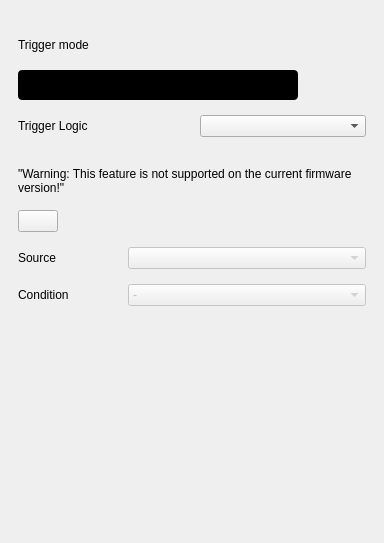
<?xml version="1.0" encoding="UTF-8"?>
<ui version="4.0">
 <class>LogicAnalyzerTriggerMenu</class>
 <widget class="QWidget" name="LogicAnalyzerTriggerMenu">
  <property name="geometry">
   <rect>
    <x>0</x>
    <y>0</y>
    <width>384</width>
    <height>543</height>
   </rect>
  </property>
  <property name="sizePolicy">
   <sizepolicy hsizetype="Preferred" vsizetype="Preferred">
    <horstretch>0</horstretch>
    <verstretch>0</verstretch>
   </sizepolicy>
  </property>
  <property name="windowTitle">
   <string>Form</string>
  </property>
  <layout class="QVBoxLayout" name="verticalLayout">
   <property name="spacing">
    <number>15</number>
   </property>
   <property name="leftMargin">
    <number>18</number>
   </property>
   <property name="topMargin">
    <number>20</number>
   </property>
   <property name="rightMargin">
    <number>18</number>
   </property>
   <property name="bottomMargin">
    <number>9</number>
   </property>
   <item>
    <widget class="scopy::gui::MenuHeader" name="widgetMenuHeader" native="true"/>
   </item>
   <item>
    <layout class="QHBoxLayout" name="hLayout_5">
     <property name="spacing">
      <number>0</number>
     </property>
     <property name="topMargin">
      <number>0</number>
     </property>
     <item>
      <widget class="QLabel" name="lbl_10">
       <property name="sizePolicy">
        <sizepolicy hsizetype="Fixed" vsizetype="Preferred">
         <horstretch>0</horstretch>
         <verstretch>0</verstretch>
        </sizepolicy>
       </property>
       <property name="text">
        <string>Trigger mode</string>
       </property>
      </widget>
     </item>
     <item>
      <spacer name="hSpacer_14">
       <property name="orientation">
        <enum>Qt::Horizontal</enum>
       </property>
       <property name="sizeHint" stdset="0">
        <size>
         <width>40</width>
         <height>20</height>
        </size>
       </property>
      </spacer>
     </item>
    </layout>
   </item>
   <item>
    <widget class="scopy::gui::CustomSwitch" name="btnTriggerMode">
     <property name="styleSheet">
      <string notr="true">QPushButton {
min-height: 30px;
max-height: 30px;
min-width: 280px;
max-width: 280px;
background-color: black;
border-radius: 4px;
}

QPushButton:disabled {
background-color: qlineargradient(spread:pad, x1:0.5, y1:0, x2:0.501, y2:0, stop:0 #727273, stop:1 #141416);
}

QWidget#handle {
min-height: 30px;
max-height: 30px;
min-width: 142px;
max-width: 142px;
background-color: #4a64ff;
border-radius: 2px;
}

QWidget#handle:disabled {
background-color: #aaaaaa;
}

QLabel {
margin-top: 6px;
background-color: transparent;
line-height: 19px;
}

QLabel#on {
margin-top: 0px;
min-height:30px;
max-height:30px;
min-width:140px;
max-width:140px;
qproperty-alignment: AlignCenter AlignCenter;
margin-left: 0px;
color: white;
}

QLabel#on:disabled {
color: rgba(255,255,255,102);
}

QLabel#off {
margin-top: 0px;
min-height:30px;
max-height:30px;
min-width:140px;
max-width:140px;
margin-left: 140px;
color: white;
qproperty-alignment: AlignCenter AlignCenter;
}

QLabel#off:disabled {
color: rgba(255,255,255,51);
}
</string>
     </property>
     <property name="text">
      <string/>
     </property>
     <property name="checkable">
      <bool>true</bool>
     </property>
     <property name="checked">
      <bool>false</bool>
     </property>
     <property name="leftText" stdset="0">
      <string>auto</string>
     </property>
     <property name="rightText" stdset="0">
      <string>normal</string>
     </property>
     <property name="duration" stdset="0">
      <number>100</number>
     </property>
    </widget>
   </item>
   <item>
    <layout class="QGridLayout" name="gridLayout">
     <property name="topMargin">
      <number>0</number>
     </property>
     <property name="spacing">
      <number>15</number>
     </property>
     <item row="0" column="0">
      <widget class="QLabel" name="lbl_11">
       <property name="text">
        <string>Trigger Logic</string>
       </property>
      </widget>
     </item>
     <item row="0" column="1">
      <widget class="QComboBox" name="cmbBoxTriggerLogic"/>
     </item>
    </layout>
   </item>
   <item>
    <widget class="scopy::gui::SubsectionSeparator" name="widgetExternalTriggerSubsSep" native="true"/>
   </item>
   <item>
    <widget class="QWidget" name="externalWidget" native="true">
     <layout class="QVBoxLayout" name="verticalLayout_11">
      <property name="spacing">
       <number>15</number>
      </property>
      <property name="leftMargin">
       <number>0</number>
      </property>
      <property name="topMargin">
       <number>0</number>
      </property>
      <property name="rightMargin">
       <number>0</number>
      </property>
      <property name="bottomMargin">
       <number>0</number>
      </property>
      <item>
       <widget class="QLabel" name="lblWarningFw">
        <property name="sizePolicy">
         <sizepolicy hsizetype="Minimum" vsizetype="Minimum">
          <horstretch>0</horstretch>
          <verstretch>0</verstretch>
         </sizepolicy>
        </property>
        <property name="text">
         <string>&quot;Warning: This feature is not supported on the current firmware version!&quot;</string>
        </property>
        <property name="wordWrap">
         <bool>true</bool>
        </property>
       </widget>
      </item>
      <item>
       <layout class="QHBoxLayout" name="hLayout_11">
        <property name="topMargin">
         <number>0</number>
        </property>
        <item>
         <widget class="scopy::gui::CustomSwitch" name="btnEnableExternalTrigger">
          <property name="text">
           <string/>
          </property>
         </widget>
        </item>
        <item>
         <spacer name="hSpacer_16">
          <property name="orientation">
           <enum>Qt::Horizontal</enum>
          </property>
          <property name="sizeHint" stdset="0">
           <size>
            <width>40</width>
            <height>20</height>
           </size>
          </property>
         </spacer>
        </item>
       </layout>
      </item>
      <item>
       <layout class="QGridLayout" name="gridLayout_3">
        <property name="topMargin">
         <number>0</number>
        </property>
        <property name="spacing">
         <number>15</number>
        </property>
        <item row="0" column="0">
         <widget class="QLabel" name="lbl_13">
          <property name="text">
           <string>Source</string>
          </property>
         </widget>
        </item>
        <item row="1" column="0">
         <widget class="QLabel" name="lbl_14">
          <property name="text">
           <string>Condition</string>
          </property>
         </widget>
        </item>
        <item row="0" column="1">
         <widget class="QComboBox" name="cmbBoxExternalTriggerSource">
          <property name="enabled">
           <bool>false</bool>
          </property>
          <property name="minimumContentsLength">
           <number>26</number>
          </property>
         </widget>
        </item>
        <item row="1" column="1">
         <widget class="QComboBox" name="cmbBoxExternalTriggerCondition">
          <property name="enabled">
           <bool>false</bool>
          </property>
          <item>
           <property name="text">
            <string>-</string>
           </property>
          </item>
          <item>
           <property name="text">
            <string>Rising Edge</string>
           </property>
          </item>
          <item>
           <property name="text">
            <string>Falling Edge</string>
           </property>
          </item>
          <item>
           <property name="text">
            <string>Low</string>
           </property>
          </item>
          <item>
           <property name="text">
            <string>High</string>
           </property>
          </item>
          <item>
           <property name="text">
            <string>Any Edge</string>
           </property>
          </item>
         </widget>
        </item>
       </layout>
      </item>
     </layout>
    </widget>
   </item>
   <item>
    <spacer name="vSpacer_3">
     <property name="orientation">
      <enum>Qt::Vertical</enum>
     </property>
     <property name="sizeHint" stdset="0">
      <size>
       <width>20</width>
       <height>353</height>
      </size>
     </property>
    </spacer>
   </item>
  </layout>
 </widget>
 <customwidgets>
  <customwidget>
   <class>scopy::gui::CustomSwitch</class>
   <extends>QPushButton</extends>
   <header location="global">scopy/gui/custom_switch.hpp</header>
  </customwidget>
  <customwidget>
   <class>scopy::gui::SubsectionSeparator</class>
   <extends>QWidget</extends>
   <header location="global">scopy/gui/subsection_separator.hpp</header>
   <container>1</container>
  </customwidget>
  <customwidget>
   <class>scopy::gui::MenuHeader</class>
   <extends>QWidget</extends>
   <header location="global">scopy/gui/menu_header.hpp</header>
   <container>1</container>
  </customwidget>
 </customwidgets>
 <resources/>
 <connections/>
</ui>
